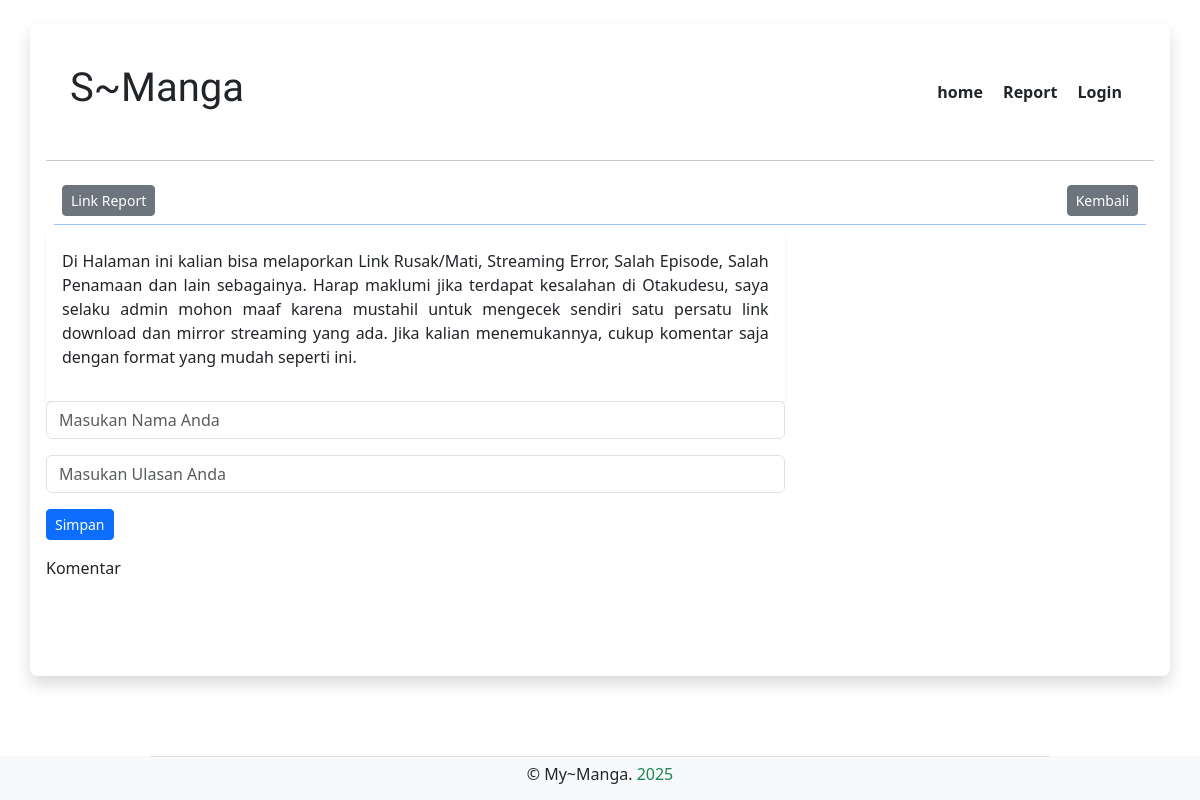
/?pg&report, run on an earlier commit of the app's database.
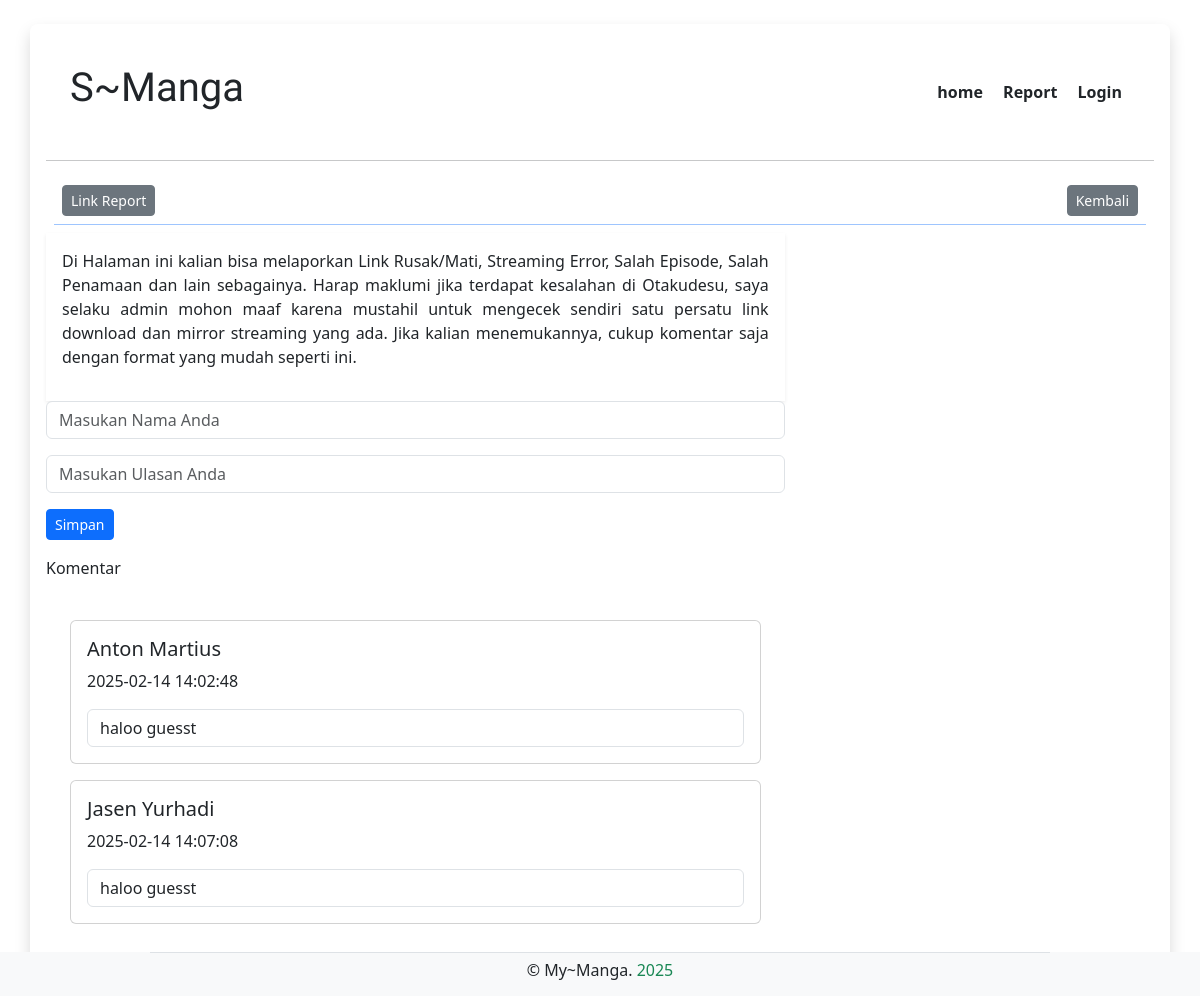
And on a later commit of the database.
### tables this page shows
CREATE TABLE `report` (
  `id` int(12) NOT NULL,
  `username` varchar(255) NOT NULL,
  `review` varchar(255) NOT NULL,
  `create_at` timestamp NOT NULL DEFAULT current_timestamp(),
  `update_at` timestamp NOT NULL DEFAULT current_timestamp() ON UPDATE current_timestamp()
);

### content/report.php (the view, shortened to what this page needs)
<?php
include 'database/query.php';
$dataReport = mysqli_query($koneksi, "SELECT * FROM report");
$rowReport = [];
while ($selectReport = mysqli_fetch_assoc($dataReport)) {
    $rowReport[] = $selectReport;
}
?>
<?php if (isset($_GET['report'])) :  ?>
    <div class="col-sm-8 p-3 shadow-sm rounde" style="text-align: justify;">
        <p>Di Halaman ini kalian bisa melaporkan Link Rusak/Mati, Streaming Error, Salah Episode, Salah Penamaan dan lain sebagainya. Harap maklumi jika terdapat kesalahan di Otakudesu, saya selaku admin mohon maaf karena mustahil untuk mengecek sendiri satu persatu link download dan mirror streaming yang ada.
            Jika kalian menemukannya, cukup komentar saja dengan format yang mudah seperti ini.</p>
    </div>
    <div class="col-sm-8">
        <form action="" method="post">
            <div class="mb-3">
                <input type="text" name="username" placeholder="Masukan Nama Anda" class="form-control">
            </div>
            <div class="mb-3">
                <input type="text" name="review" placeholder="Masukan Ulasan Anda" class="form-control">
            </div>
            <div class="mb-3">
                <button type="submit" class="btn btn-sm btn-primary" name="<?php echo isset($_GET['edit']) ? 'edit' : 'simpan' ?>"><?php echo isset($_GET['edit']) ? 'Edit' : 'Simpan' ?></button>
            </div>
        </form>
    </div>
    <span>Komentar</span>
    <div class="col-sm-8 my-3 p-4">
        <?php foreach ($rowReport as $val) : ?>
            <div class="card mb-3">
                <div class="card-body">
                    <h5 class="card-title"><?php echo $val['username'] ?></h5>
                    <p class="card-text"><?php echo $val['update_at'] ?></p>
                    <input type="text" name="" id="" class="form-control" value="<?php echo $val['review'] ?>">
                </div>
            </div>
        <?php endforeach ?>
    </div>
<?php endif ?>

### index.php (shortened to what this page needs)
<!DOCTYPE html>
<html lang="en">
<head>
  <link
    href="https://cdn.jsdelivr.net/npm/bootstrap@5.3.0-alpha1/dist/css/bootstrap.min.css"
    rel="stylesheet"
 />
  <link href="https://cdn.jsdelivr.net/npm/summernote@0.8.18/dist/summernote-lite.min.css" rel="stylesheet">
  <link href='https://unpkg.com/boxicons@2.1.4/css/boxicons.min.css' rel='stylesheet'>
</head>
<body>
  <div class="container p-3 mb-0 my-4 rounded-3 shadow">
    <nav class="d-md-flex p-4">
      <div>
        <h1 style="color: dark; font-family:  Playwrite AU SA, serif;" ;> S~Manga</h1>
      </div>
      <div class="ms-auto my-auto">
        <ul class="list-inline m-0">
          <li class="list-inline-item mx-md-2"><a href="?" class="text-decoration-none text-dark fw-bold">home</a></li>
          <li class="list-inline-item mx-md-2"><a href="?pg&report" class="text-decoration-none text-dark fw-bold">Report</a></li>
          <li class="list-inline-item mx-md-2"><a href="<?php echo isset($_SESSION['ID']) ? 'content/login.php?logout' : 'content/login.php' ?>" class="text-decoration-none text-dark fw-bold"><?php echo isset($_SESSION['ID']) ? 'Logout' : 'Login'; ?>
            </a></li>
        </ul>
      </div>
    </nav>
    <hr>
    <div class="card-title border-bottom border-primary-subtle m-2 p-2 shadow-md" align="right">
      <?php if (isset($_GET['edit']) || isset($_GET['tambah']) || isset($_GET['change']) || isset($_GET['add_data']) || isset($_GET['detail']) || isset($_GET['read']) || isset($_GET['report'])) : ?>
        <div class="justify-content-between <?php echo isset($_GET['report']) ? 'd-flex' : '' ?>">
          <a href="" class="text-decoration-none btn btn-sm btn-secondary <?php echo isset($_GET['report']) ? '' : 'd-none' ?>">Link Report</a>
          <a href="javascript:void(0)" class="text-decoration-none btn btn-sm btn-secondary" onclick="window.history.back()">Kembali</a>
        </div>
      <?php else : ?>
        <a href="?tambah" class="text-decoration-none btn btn-sm btn-danger <?php echo isset($_SESSION['ID']) ? '' : 'd-none' ?>">Tambah Banner</a>
      <?php endif ?>
    </div>
    <?php if (isset($_GET['report'])) : ?>
      <?php include 'content/report.php' ?>
      <?php endif ?>
  </div>
  <footer class="bg-light mt-5 text-center p-0 <?php echo isset($rowChange[0]['description']) == 0 || isset($_SESSION['ID']) ? 'fixed-bottom' : '' ?> ">
    <div class=" mx-auto w-75">
      <h6 class="text-center p-2 border-top font-weight-bold">&copy; My~Manga. <span class="text-success">2025</span>
      </h6>
    </div>
  </footer>
</body>
</html>

### index.php (style rules this page uses)
body { background: url('images/inazuma.png') no-repeat center fixed !important; background-size: cover !important; }

What changed in the data, as far as the page shows it:
added report: username "Anton Martius", update_at "2025-02-14 14:02:48", review "haloo guesst"
added report: username "Jasen Yurhadi", update_at "2025-02-14 14:07:08", review "haloo guesst"
